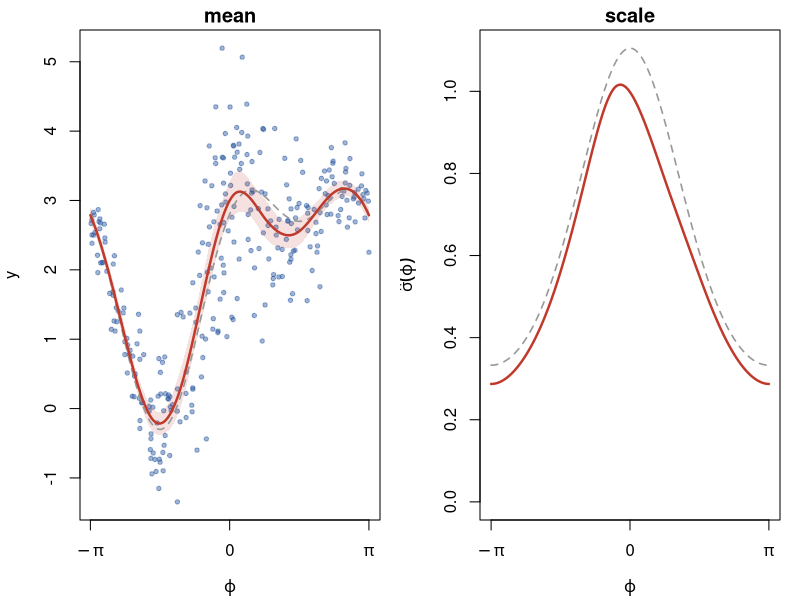
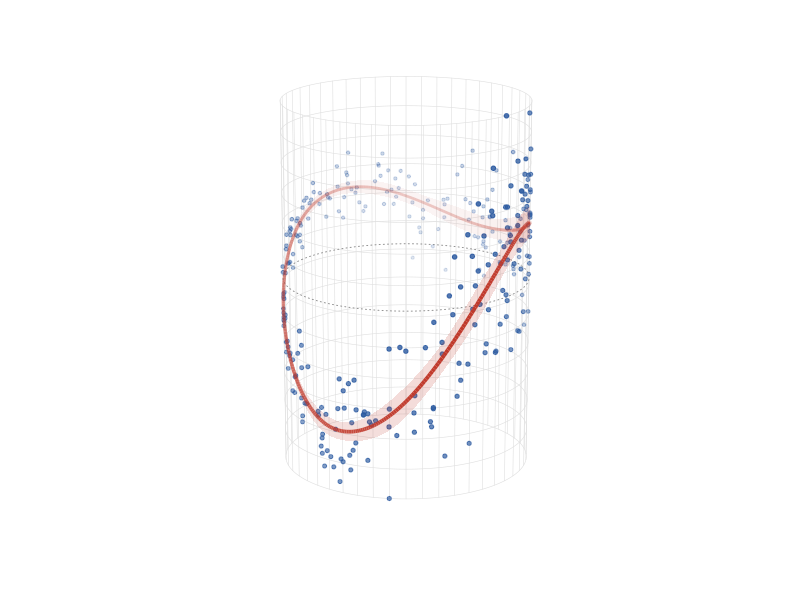

Recreate these plots in R, in order.
## ---- chunk 1
knitr::opts_chunk$set(
  collapse = TRUE, comment = "#>",
  fig.width = 7, fig.height = 5.4, dpi = 130
)
## ---- chunk 2
library(mgcv)

set.seed(20260612)
n <- 300
phi <- runif(n, -pi, pi)
m_true <- 2 + 1.5 * sin(phi) + 0.8 * cos(2 * phi)
sd_true <- exp(-0.5 + 0.6 * cos(phi))
dat <- data.frame(y = rnorm(n, m_true, sd_true), phi = phi)

b <- gam(list(y ~ s(phi, bs = "cc", k = 10),
                ~ s(phi, bs = "cc", k = 10)),
         family = gaulss(), data = dat, method = "REML",
         knots = list(phi = c(-pi, pi)))
summary(b)
## ---- chunk 3
phig <- seq(-pi, pi, length.out = 400)
pr <- predict(b, newdata = data.frame(phi = phig), se.fit = TRUE)
m_hat <- pr$fit[, 1]
m_lo <- m_hat - 1.96 * pr$se.fit[, 1]
m_hi <- m_hat + 1.96 * pr$se.fit[, 1]
sd_hat <- 1 / predict(b, newdata = data.frame(phi = phig),
                      type = "response")[, 2]

op <- par(mfrow = c(1, 2), mar = c(4, 4, 1.5, 1))
plot(dat$phi, dat$y, pch = 19, col = adjustcolor("#2c5aa0", 0.45),
     cex = 0.6, xlab = expression(varphi), ylab = "y",
     main = "mean", axes = FALSE)
axis(1, at = c(-pi, 0, pi), labels = expression(-pi, 0, pi))
axis(2)
box()
polygon(c(phig, rev(phig)), c(m_lo, rev(m_hi)), border = NA,
        col = adjustcolor("#c0392b", 0.15))
lines(phig, 2 + 1.5 * sin(phig) + 0.8 * cos(2 * phig),
      col = "gray60", lwd = 1.6, lty = 2)
lines(phig, m_hat, col = "#c0392b", lwd = 2.4)

plot(phig, sd_hat, type = "l", col = "#c0392b", lwd = 2.4,
     xlab = expression(varphi), ylab = expression(hat(sigma)(varphi)),
     main = "scale", axes = FALSE, ylim = range(0, sd_hat, exp(0.1)))
axis(1, at = c(-pi, 0, pi), labels = expression(-pi, 0, pi))
axis(2)
box()
lines(phig, exp(-0.5 + 0.6 * cos(phig)), col = "gray60",
      lwd = 1.6, lty = 2)
par(op)
## ---- chunk 4
# view-space depth from the persp transformation matrix
depth3d <- function(x, y, z, pm) {
  p <- cbind(x, y, z, 1) %*% pm
  p[, 3] / p[, 4]
}

draw_can <- function(dat, m_hat, phig, lo = NULL, hi = NULL,
                     r = 1, H = 1.5, theta_view = 30, phi_view = 16) {
  yl <- range(dat$y, lo, hi)
  can_xyz <- function(phi, y) {
    h <- (y - yl[1]) / diff(yl) * 2 * H - H
    list(x = r * cos(phi), y = r * sin(phi), z = h)
  }
  op <- par(mar = c(0.2, 0.2, 0.2, 0.2))
  on.exit(par(op))
  pm <- persp(x = c(-r - 0.3, r + 0.3), y = c(-r - 0.3, r + 0.3),
              z = matrix(c(-H, -H, H, H), 2, 2),
              zlim = c(-H - 0.3, H + 0.3),
              theta = theta_view, phi = phi_view, d = 4,
              scale = FALSE, expand = 1,
              col = NA, border = NA, box = FALSE, axes = FALSE)

  ## wireframe: vertical generators + horizontal rings
  hd <- seq(yl[1], yl[2], length.out = 40)
  for (p in seq(-pi, pi, length.out = 49)[-1]) {
    w <- can_xyz(rep(p, length(hd)), hd)
    lines(trans3d(w$x, w$y, w$z, pm), col = "gray88", lwd = 0.6)
  }
  phd <- seq(-pi, pi, length.out = 160)
  for (t in seq(yl[1], yl[2], length.out = 13)) {
    w <- can_xyz(phd, rep(t, length(phd)))
    lines(trans3d(w$x, w$y, w$z, pm), col = "gray88", lwd = 0.6)
  }

  ## reference ring at the overall mean height
  w <- can_xyz(phd, rep(mean(dat$y), length(phd)))
  lines(trans3d(w$x, w$y, w$z, pm), col = "gray55", lty = 3, lwd = 0.9)

  ## data on the surface, depth-faded
  w <- can_xyz(dat$phi, dat$y)
  dp <- depth3d(w$x, w$y, w$z, pm)
  a <- 0.15 + 0.7 * (dp - min(dp)) / diff(range(dp))
  pt <- trans3d(w$x, w$y, w$z, pm)
  ord <- order(dp)
  points(pt$x[ord], pt$y[ord], pch = 19,
         cex = 0.4 + 0.25 * a[ord],
         col = sapply(a[ord], function(ai) adjustcolor("#2c5aa0", ai)))

  ## 95% ribbon, depth-ordered translucent quads
  if (!is.null(lo) && !is.null(hi)) {
    K <- 4
    i0 <- seq_len(length(phig) - 1)
    quads <- list()
    for (k in seq_len(K)) {
      t0 <- lo + (hi - lo) * (k - 1) / K
      t1 <- lo + (hi - lo) * k / K
      for (i in i0) {
        hh <- c(t0[i], t0[i + 1], t1[i + 1], t1[i])
        pp <- c(phig[i], phig[i + 1], phig[i + 1], phig[i])
        w <- can_xyz(pp, hh)
        quads[[length(quads) + 1]] <-
          list(p = trans3d(w$x, w$y, w$z, pm),
               d = mean(depth3d(w$x, w$y, w$z, pm)))
      }
    }
    dq <- vapply(quads, `[[`, numeric(1), "d")
    aq <- 0.05 + 0.13 * (dq - min(dq)) / diff(range(dq))
    for (j in order(dq)) {
      polygon(quads[[j]]$p$x, quads[[j]]$p$y, border = NA,
              col = adjustcolor("#c0392b", aq[j]))
    }
  }

  ## fitted mean curve: a closed loop around the can, depth-painted
  w <- can_xyz(phig, m_hat)
  dp <- depth3d(w$x, w$y, w$z, pm)
  cv <- trans3d(w$x, w$y, w$z, pm)
  a <- 0.25 + 0.75 * (dp - min(dp)) / diff(range(dp))
  seg <- data.frame(x0 = head(cv$x, -1), y0 = head(cv$y, -1),
                    x1 = tail(cv$x, -1), y1 = tail(cv$y, -1),
                    d = head(dp, -1), a = head(a, -1))
  seg <- seg[order(seg$d), ]
  segments(seg$x0, seg$y0, seg$x1, seg$y1,
           col = sapply(seg$a, function(ai) adjustcolor("#c0392b", ai)),
           lwd = 2.2 + 1.6 * seg$a, lend = 1)
  invisible(pm)
}
## ---- chunk 5
draw_can(dat, m_hat, phig, lo = m_lo, hi = m_hi)
